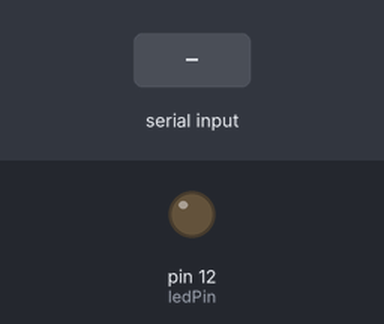
Simulated run of this sketch. Board: Arduino Uno, built with avr-gcc and run on an emulated ATmega328P. Parts: output pins drawn as LEDs (lit = HIGH). The inputs (shaded band) are chosen by the test bench. What the sketch prints to the serial monitor is not drawn.

Above: at 1.2 s.
1.3 s: "." received over Serial
At 2.1 s:
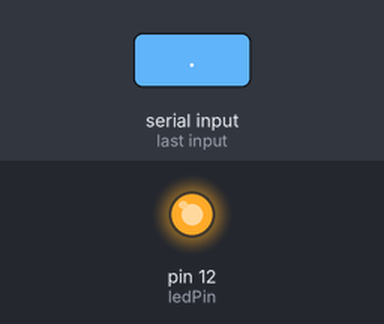
4.3 s: byte 39 (39) received over Serial
7.3 s: byte 32 (' ') received over Serial
10.3 s: byte 61 ('=') received over Serial
At 12.2 s:
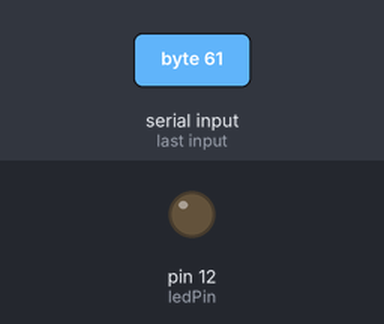
13.3 s: byte 95 ('_') received over Serial
16.3 s: "," received over Serial
Timing chart, 0 to 20.3 s (numbered marks = the images above; inputs shaded):
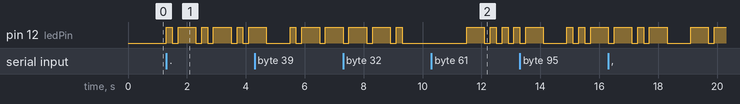

Measured:
- after the input at 1.3 s, pin 12 (ledPin): LOW → HIGH at once, then repeats every 1.2 s: LOW 0.20 s, HIGH 0.60 s, LOW 0.20 s, HIGH 0.20 s
- after the input at 10.3 s, pin 12 (ledPin): LOW → HIGH after 1.2 s, then repeats every 0.40 s: LOW 0.20 s, HIGH 0.20 s

The sketch:

s_02_morse_code.ino
```cpp
/*
* Author: Mateus Mendelson
* Web: https://sites.google.com/site/mateusmendelson/
*
* Project: Converting string to Morse Code.
* Date: 06/02/2013
*
*/

/*  RULES (see content.txt)
*
* Dot duration = 200 ms
* Dash duration = 3*(Dot duration) = 600 ms
* Time between a dash or a dot = Dot duration = 200 ms
* Time between two letters = Dash duration = 600 ms
* Time between two words = 7*(Dot duration) = 1400 ms
*
*/
int dotDuration = 200;
int dashDuration = 3*dotDuration;
int flashInterval = dotDuration;
int letterInterval = dashDuration;
int wordInterval = 7*dotDuration;
int control = 0;
int ledPin = 12;

char* alphabet [] = {
  /* A = */ ".-",
  /* B = */ "-...",
  /* C = */ "-.-.",
  /* D = */ "-..",
  /* E = */ ".",
  /* F = */ "..-.",
  /* G = */ "--.",
  /* H = */ "....",
  /* I = */ "..",
  /* J = */ ".---",
  /* K = */ "-.-",
  /* L = */ ".-..",
  /* M = */ "--",
  /* N = */ "-.",
  /* O = */ "---",
  /* P = */ ".--.",
  /* Q = */ "--.-",
  /* R = */ ".-.",
  /* S = */ "...",
  /* T = */ "-",
  /* U = */ "..-",
  /* V = */ "...-",
  /* W = */ ".--",
  /* X = */ "-..-",
  /* Y = */ "-.--",
  /* Z = */ "--.."
};

char* punctuation [] = {
  /* . = */ ".-.-.-",
  /* , = */ "--..--",
  /* ? = */ "..--..",
  /* ' = */ ".----.",
  /* ! = */ "-.-.--",
  /* / = */ "-..-.",
  /* ( = */ "-.--.",
  /* ) = */ "-.--.-",
  /* & = */ ".-...",
  /* : = */ "---...",
  /* ; = */ "-.-.-.",
  /* = = */ "-...-",
  /* + = */ ".-.-.",
  /* - = */ "-....-",
  /* _ = */ "..--.-",
  /* " = /* ".-..-.",
  /* $ = */ "...-..-",
  /* @ = */ ".--.-.",
};

char* number [] = {
  /* 0 = */ "-----",
  /* 1 = */ ".----",
  /* 2 = */ "..---",
  /* 3 = */ "...--",
  /* 4 = */ "....-",
  /* 5 = */ ".....",
  /* 6 = */ "-....",
  /* 7 = */ "--...",
 /* 8 = */ "---..",
 /* 9 = */ "----."
};

void setup ()
{
  pinMode (ledPin, OUTPUT);

  Serial.begin (9600);
}

void loop ()
{
  int c;
  int control = 0;

  if ( Serial.available() )
  {
    Serial.println ("Message Received: ");
  }

  while ( Serial.available() )
  {
    control = 1;

    c = Serial.read ();

    Serial.print ( char (c) );

    if ( c >= 'A' && c <= 'Z' )
    {
      letterFlash ( alphabet [c - 'A'] );
    }
    else if ( c >= 'a' && c <= 'z' )
    {
      letterFlash ( alphabet [c - 'a'] );
    }
    else if ( c >= '0' && c <= '9' )
    {
      letterFlash ( number [c - '0'] );
    }
    else if ( c == ' ' )
    {
     delay ( wordInterval );      // gap between words
    }
    //Punctuation
    else
    {
      punct (c);
    }
  }
  if (control == 1)
  {
    Serial.println ("\nEnd of Message...\n");
    control = 0;
  }
}

void punct (char c)
{
  switch (c)
  {
    case '.':
      letterFlash ( punctuation[0] );
      break;
    case ',':
      letterFlash ( punctuation[1] );
      break;
    case '?':
      letterFlash ( punctuation[2] );
      break;
    case 39:
      letterFlash ( punctuation[3] );
      break;
    case '!':
      letterFlash ( punctuation[4] );
      break;
    case '/':
      letterFlash ( punctuation[5] );
      break;
    case '(':
      letterFlash ( punctuation[6] );
      break;
    case ')':
      letterFlash ( punctuation[7] );
      break;
    case '&':
      letterFlash ( punctuation[8] );
      break;
    case ':':
      letterFlash ( punctuation[9] );
      break;
    case ';':
      letterFlash ( punctuation[10] );
      break;
    case '=':
      letterFlash ( punctuation[11] );
      break;
    case '+':
      letterFlash ( punctuation[12] );
      break;
    case '-':
      letterFlash ( punctuation[13] );
      break;
    case '_':
      letterFlash ( punctuation[14] );
      break;
    case '"':
      letterFlash ( punctuation[15] );
      break;
    case '$':
      letterFlash ( punctuation[16] );
      break;
    case '@':
      letterFlash ( punctuation[17] );
      break;

    //If the following condition hap
    default:
      digitalWrite (ledPin, HIGH);
      delay (10000); // 10 seconds on
      digitalWrite (ledPin, LOW);
      delay ( flashInterval );

      break;
  }
}

// Flashes the morse code for a letter
void letterFlash (char* letter)
{
  int i = 0;

  while ( letter [i] != NULL )
  {
    singleFlash ( letter [i] );
    i++;
  }

  delay (letterInterval);
}

// Flashes a dot or a dash
void singleFlash (char s)
{
  if ( s == '.')
  {
    digitalWrite (ledPin, HIGH);
    delay (dotDuration);
  }
  else if ( s == '-')
  {
    digitalWrite (ledPin, HIGH);
    delay (dashDuration);
  }
  //If the following condition happens, check your alphabet vector, because there is something wrong!
  else
  {
    digitalWrite (ledPin, HIGH);
    delay (10000); // 10 seconds on
  }

  digitalWrite (ledPin, LOW);
  delay ( flashInterval );
}
```
